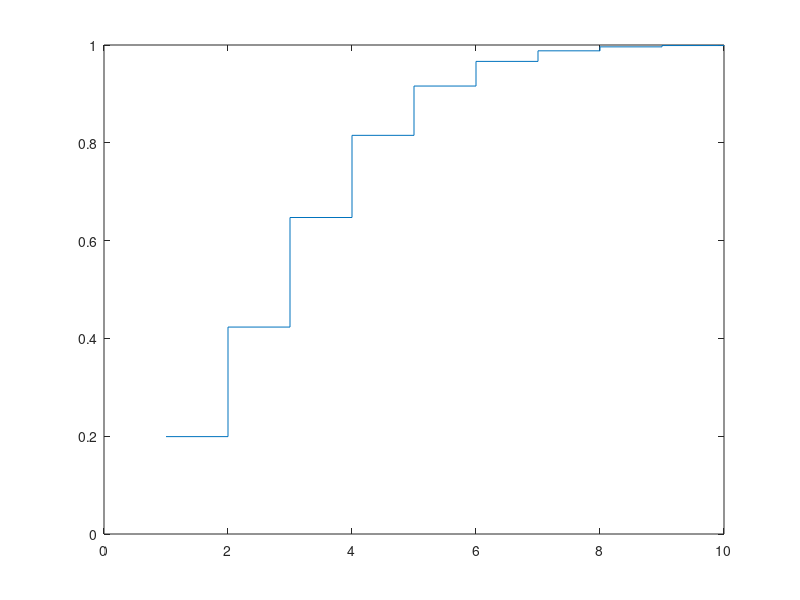

MATLAB code for this plot:
%Question 3
%Utkarsh Arora
%Roll No 2020143
%Section A
%Tutorial Group 6

lambda=3; %rate parameter

a = 1:10; %array of first 10 natural numbers

i=power(exp(-1),lambda); %Probability of x=0

%Loops through the array of natural numbers. The probability of each x is
%calculated and added to the sum of all the previous probailities (CDF).
%The current CDF is stored in the array "c".
for x = a
    i=i+power(lambda,x)*(power(exp(-1),lambda))/factorial(x);
    d(x)=i;
end

%Part (i)
disp(d) %Displays the CDF for the first 10 natural numbers

%Part (ii)
g=stairs(a,d); %Plots a graph of the first 10 natural numbers against their
               %CDF